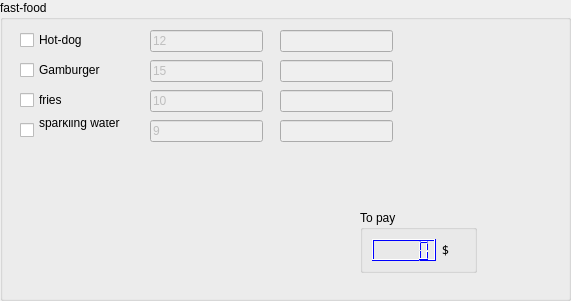
   <widget class="QGroupBox" name="groupBox_3">
    <property name="geometry">
     <rect>
      <x>280</x>
      <y>10</y>
      <width>571</width>
      <height>301</height>
     </rect>
    </property>
    <property name="title">
     <string>fast-food</string>
    </property>
    <widget class="QCheckBox" name="checkBox">
     <property name="geometry">
      <rect>
       <x>20</x>
       <y>30</y>
       <width>81</width>
       <height>20</height>
      </rect>
     </property>
     <property name="text">
      <string>Hot-dog</string>
     </property>
    </widget>
    <widget class="QCheckBox" name="checkBox_2">
     <property name="geometry">
      <rect>
       <x>20</x>
       <y>60</y>
       <width>91</width>
       <height>20</height>
      </rect>
     </property>
     <property name="text">
      <string>Gamburger</string>
     </property>
    </widget>
    <widget class="QCheckBox" name="checkBox_3">
     <property name="geometry">
      <rect>
       <x>20</x>
       <y>90</y>
       <width>111</width>
       <height>20</height>
      </rect>
     </property>
     <property name="text">
      <string>fries</string>
     </property>
    </widget>
    <widget class="QCheckBox" name="checkBox_4">
     <property name="geometry">
      <rect>
       <x>20</x>
       <y>120</y>
       <width>101</width>
       <height>20</height>
      </rect>
     </property>
     <property name="text">
      <string>sparkling water
</string>
     </property>
    </widget>
    <widget class="QLineEdit" name="lineEdit_4">
     <property name="enabled">
      <bool>false</bool>
     </property>
     <property name="geometry">
      <rect>
       <x>150</x>
       <y>30</y>
       <width>113</width>
       <height>22</height>
      </rect>
     </property>
     <property name="text">
      <string>12</string>
     </property>
     <property name="readOnly">
      <bool>true</bool>
     </property>
    </widget>
    <widget class="QLineEdit" name="lineEdit_5">
     <property name="enabled">
      <bool>false</bool>
     </property>
     <property name="geometry">
      <rect>
       <x>150</x>
       <y>60</y>
       <width>113</width>
       <height>22</height>
      </rect>
     </property>
     <property name="text">
      <string>15</string>
     </property>
     <property name="readOnly">
      <bool>true</bool>
     </property>
    </widget>
    <widget class="QLineEdit" name="lineEdit_6">
     <property name="enabled">
      <bool>false</bool>
     </property>
     <property name="geometry">
      <rect>
       <x>150</x>
       <y>90</y>
       <width>113</width>
       <height>22</height>
      </rect>
     </property>
     <property name="text">
      <string>10</string>
     </property>
     <property name="readOnly">
      <bool>true</bool>
     </property>
    </widget>
    <widget class="QLineEdit" name="lineEdit_7">
     <property name="enabled">
      <bool>false</bool>
     </property>
     <property name="geometry">
      <rect>
       <x>150</x>
       <y>120</y>
       <width>113</width>
       <height>22</height>
      </rect>
     </property>
     <property name="text">
      <string>9</string>
     </property>
     <property name="readOnly">
      <bool>true</bool>
     </property>
    </widget>
    <widget class="QGroupBox" name="groupBox_4">
     <property name="geometry">
      <rect>
       <x>360</x>
       <y>210</y>
       <width>117</width>
       <height>63</height>
      </rect>
     </property>
     <property name="title">
      <string>To pay </string>
     </property>
     <layout class="QGridLayout" name="gridLayout">
      <item row="0" column="0">
       <widget class="QLCDNumber" name="lcdNumber_3">
        <property name="palette">
         <palette>
          <active>
           <colorrole role="WindowText">
            <brush brushstyle="SolidPattern">
             <color alpha="255">
              <red>0</red>
              <green>0</green>
              <blue>0</blue>
             </color>
            </brush>
           </colorrole>
           <colorrole role="Midlight">
            <brush brushstyle="SolidPattern">
             <color alpha="255">
              <red>255</red>
              <green>0</green>
              <blue>0</blue>
             </color>
            </brush>
           </colorrole>
           <colorrole role="Dark">
            <brush brushstyle="SolidPattern">
             <color alpha="255">
              <red>0</red>
              <green>0</green>
              <blue>255</blue>
             </color>
            </brush>
           </colorrole>
           <colorrole role="Mid">
            <brush brushstyle="SolidPattern">
             <color alpha="255">
              <red>255</red>
              <green>255</green>
              <blue>127</blue>
             </color>
            </brush>
           </colorrole>
           <colorrole role="Text">
            <brush brushstyle="SolidPattern">
             <color alpha="255">
              <red>0</red>
              <green>170</green>
              <blue>255</blue>
             </color>
            </brush>
           </colorrole>
           <colorrole role="BrightText">
            <brush brushstyle="SolidPattern">
             <color alpha="255">
              <red>170</red>
              <green>170</green>
              <blue>255</blue>
             </color>
            </brush>
           </colorrole>
           <colorrole role="ButtonText">
            <brush brushstyle="SolidPattern">
             <color alpha="255">
              <red>0</red>
              <green>0</green>
              <blue>0</blue>
             </color>
            </brush>
           </colorrole>
           <colorrole role="Base">
            <brush brushstyle="SolidPattern">
             <color alpha="255">
              <red>255</red>
              <green>255</green>
              <blue>255</blue>
             </color>
            </brush>
           </colorrole>
           <colorrole role="Window">
            <brush brushstyle="SolidPattern">
             <color alpha="255">
              <red>170</red>
              <green>170</green>
              <blue>255</blue>
             </color>
            </brush>
           </colorrole>
           <colorrole role="AlternateBase">
            <brush brushstyle="SolidPattern">
             <color alpha="255">
              <red>255</red>
              <green>255</green>
              <blue>0</blue>
             </color>
            </brush>
           </colorrole>
          </active>
          <inactive>
           <colorrole role="WindowText">
            <brush brushstyle="SolidPattern">
             <color alpha="255">
              <red>0</red>
              <green>0</green>
              <blue>0</blue>
             </color>
            </brush>
           </colorrole>
           <colorrole role="Midlight">
            <brush brushstyle="SolidPattern">
             <color alpha="255">
              <red>255</red>
              <green>0</green>
              <blue>0</blue>
             </color>
            </brush>
           </colorrole>
           <colorrole role="Dark">
            <brush brushstyle="SolidPattern">
             <color alpha="255">
              <red>0</red>
              <green>0</green>
              <blue>255</blue>
             </color>
            </brush>
           </colorrole>
           <colorrole role="Mid">
            <brush brushstyle="SolidPattern">
             <color alpha="255">
              <red>255</red>
              <green>255</green>
              <blue>127</blue>
             </color>
            </brush>
           </colorrole>
           <colorrole role="Text">
            <brush brushstyle="SolidPattern">
             <color alpha="255">
              <red>0</red>
              <green>170</green>
              <blue>255</blue>
             </color>
            </brush>
           </colorrole>
           <colorrole role="BrightText">
            <brush brushstyle="SolidPattern">
             <color alpha="255">
              <red>170</red>
              <green>170</green>
              <blue>255</blue>
             </color>
            </brush>
           </colorrole>
           <colorrole role="ButtonText">
            <brush brushstyle="SolidPattern">
             <color alpha="255">
              <red>0</red>
              <green>0</green>
              <blue>0</blue>
             </color>
            </brush>
           </colorrole>
           <colorrole role="Base">
            <brush brushstyle="SolidPattern">
             <color alpha="255">
              <red>255</red>
              <green>255</green>
              <blue>255</blue>
             </color>
            </brush>
           </colorrole>
           <colorrole role="Window">
            <brush brushstyle="SolidPattern">
             <color alpha="255">
              <red>170</red>
              <green>170</green>
              <blue>255</blue>
             </color>
            </brush>
           </colorrole>
           <colorrole role="AlternateBase">
            <brush brushstyle="SolidPattern">
             <color alpha="255">
              <red>255</red>
              <green>255</green>
              <blue>0</blue>
             </color>
            </brush>
           </colorrole>
          </inactive>
          <disabled>
           <colorrole role="WindowText">
            <brush brushstyle="SolidPattern">
             <color alpha="255">
              <red>0</red>
              <green>0</green>
              <blue>255</blue>
             </color>
            </brush>
           </colorrole>
           <colorrole role="Midlight">
            <brush brushstyle="SolidPattern">
             <color alpha="255">
              <red>255</red>
              <green>0</green>
              <blue>0</blue>
             </color>
            </brush>
           </colorrole>
           <colorrole role="Dark">
            <brush brushstyle="SolidPattern">
             <color alpha="255">
              <red>0</red>
              <green>0</green>
              <blue>255</blue>
             </color>
            </brush>
           </colorrole>
           <colorrole role="Mid">
            <brush brushstyle="SolidPattern">
             <color alpha="255">
              <red>255</red>
              <green>255</green>
              <blue>127</blue>
             </color>
            </brush>
           </colorrole>
           <colorrole role="Text">
            <brush brushstyle="SolidPattern">
             <color alpha="255">
              <red>0</red>
              <green>0</green>
              <blue>255</blue>
             </color>
            </brush>
           </colorrole>
           <colorrole role="BrightText">
            <brush brushstyle="SolidPattern">
             <color alpha="255">
              <red>170</red>
              <green>170</green>
              <blue>255</blue>
             </color>
            </brush>
           </colorrole>
           <colorrole role="ButtonText">
            <brush brushstyle="SolidPattern">
             <color alpha="255">
              <red>0</red>
              <green>0</green>
              <blue>255</blue>
             </color>
            </brush>
           </colorrole>
           <colorrole role="Base">
            <brush brushstyle="SolidPattern">
             <color alpha="255">
              <red>170</red>
              <green>170</green>
              <blue>255</blue>
             </color>
            </brush>
           </colorrole>
           <colorrole role="Window">
            <brush brushstyle="SolidPattern">
             <color alpha="255">
              <red>170</red>
              <green>170</green>
              <blue>255</blue>
             </color>
            </brush>
           </colorrole>
           <colorrole role="AlternateBase">
            <brush brushstyle="SolidPattern">
             <color alpha="255">
              <red>255</red>
              <green>255</green>
              <blue>0</blue>
             </color>
            </brush>
           </colorrole>
          </disabled>
         </palette>
        </property>
        <property name="font">
         <font>
          <family>Noto Serif Lao</family>
          <weight>75</weight>
          <bold>true</bold>
         </font>
        </property>
        <property name="inputMethodHints">
         <set>Qt::ImhNone</set>
        </property>
        <property name="smallDecimalPoint">
         <bool>false</bool>
        </property>
        <property name="segmentStyle">
         <enum>QLCDNumber::Filled</enum>
        </property>
        <property name="value" stdset="0">
         <double>0.000000000000000</double>
        </property>
        <property name="intValue" stdset="0">
         <number>0</number>
        </property>
       </widget>
      </item>
      <item row="0" column="1">
       <widget class="QLabel" name="label_7">
        <property name="font">
         <font>
          <family>Mongolian Baiti</family>
         </font>
        </property>
        <property name="text">
         <string>$</string>
        </property>
       </widget>
      </item>
     </layout>
    </widget>
    <widget class="QLineEdit" name="lineEdit_3">
     <property name="enabled">
      <bool>false</bool>
     </property>
     <property name="geometry">
      <rect>
       <x>280</x>
       <y>30</y>
       <width>113</width>
       <height>22</height>
      </rect>
     </property>
    </widget>
    <widget class="QLineEdit" name="lineEdit_8">
     <property name="enabled">
      <bool>false</bool>
     </property>
     <property name="geometry">
      <rect>
       <x>280</x>
       <y>60</y>
       <width>113</width>
       <height>22</height>
      </rect>
     </property>
    </widget>
    <widget class="QLineEdit" name="lineEdit_9">
     <property name="enabled">
      <bool>false</bool>
     </property>
     <property name="geometry">
      <rect>
       <x>280</x>
       <y>90</y>
       <width>113</width>
       <height>22</height>
      </rect>
     </property>
    </widget>
    <widget class="QLineEdit" name="lineEdit_10">
     <property name="enabled">
      <bool>false</bool>
     </property>
     <property name="geometry">
      <rect>
       <x>280</x>
       <y>120</y>
       <width>113</width>
       <height>22</height>
      </rect>
     </property>
    </widget>
   </widget>
